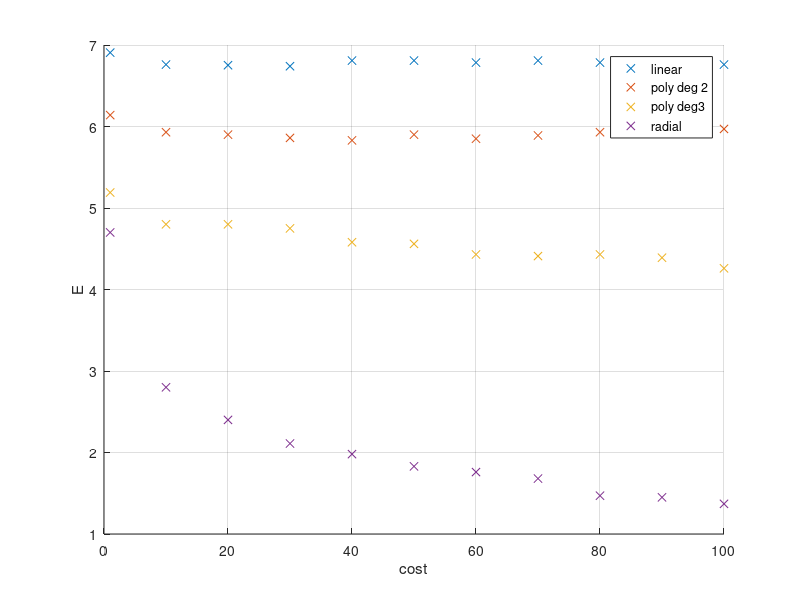
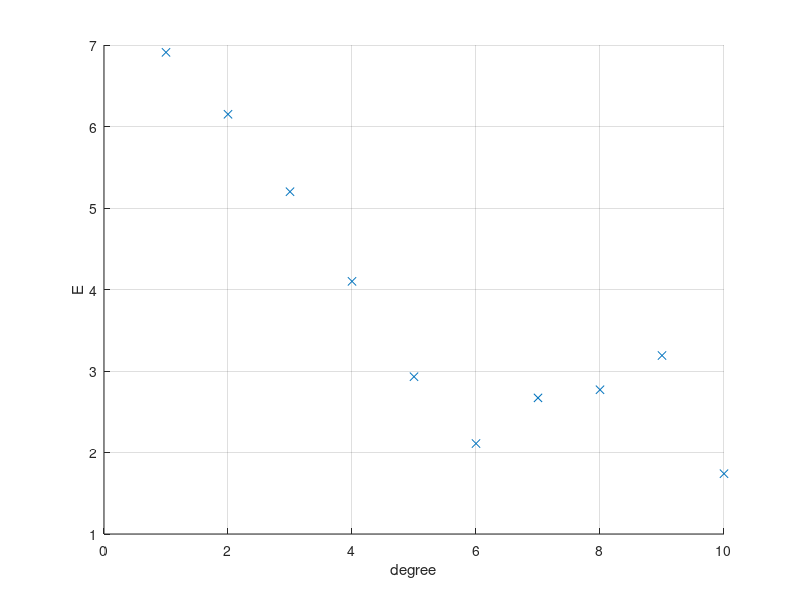
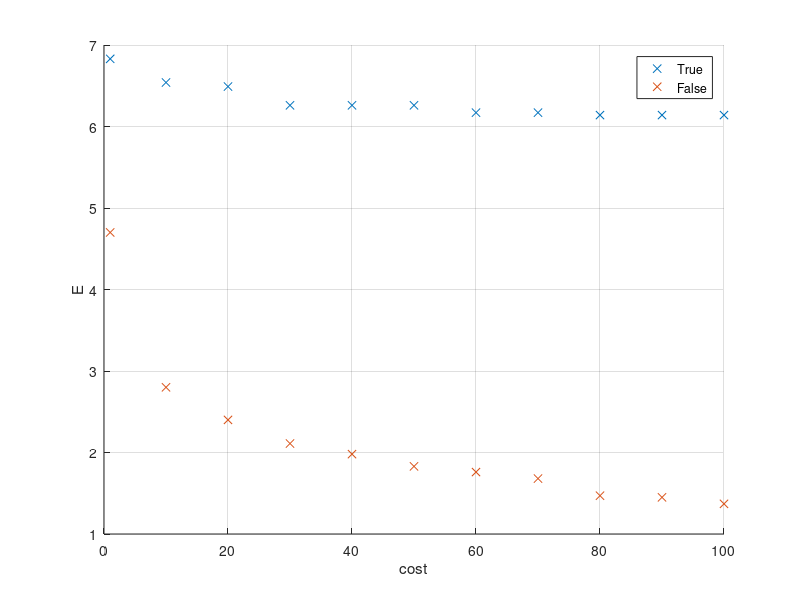

MATLAB code to generate these figures, in order:
% Badanie jąder sieci neuronowych

cost = [1,10,20,30,40,50,60,70,80,90,100];

% jądro liniowe
lin = [6.9067, 6.7597, 6.752, 6.7397, 6.8087, 6.8087, 6.7842, 6.8087, ...
       6.7842, 6.7597, 6.7597];

% jądro wielomianowe stopnia 2
pol2 = [6.14, 5.93, 5.90, 5.86, 5.83, 5.90, 5.85, 5.89, 5.93, 5.93, 5.97];

% jądro wielomianowe stopnia 3
pol3 = [5.19, 4.80, 4.80, 4.75, 4.58, 4.56, 4.43, 4.41, 4.43, 4.39, 4.26];

%radialne jądro bazowe
rad = [4.70, 2.80, 2.40, 2.11, 1.98, 1.83, 1.76, 1.68, 1.47, 1.45, 1.37];
figure(1)
scatter(cost,lin,Marker="x"); hold on;
scatter(cost,pol2,Marker="x");
scatter(cost,pol3,Marker="x");
scatter(cost,rad,Marker="x");
grid on;
xlabel("cost");
ylabel("E")
legend("linear","poly deg 2", "poly deg3", "radial");
%% badanie stopnia jądra wielomianowego

deg = [1, 2, 3, 4, 5, 6, 7, 8, 9, 10];
kerdeg = [6.91, 6.15, 5.20, 4.10, 2.93, 2.11, 2.67, 2.77, 3.19, 1.74];

figure(2)
scatter(deg,kerdeg,Marker="x");
xlabel("degree");
ylabel("E");
grid on;
%% Badanie normalizacji

Tr = [6.83, 6.54, 6.49, 6.26, 6.26 6.26 6.17, 6.17, 6.14, 6.14, 6.14];
Fl = [4.70, 2.80, 2.40, 2.11, 1.98, 1.83, 1.76, 1.68, 1.47, 1.45, 1.37];

figure(3);
scatter(cost,Tr, Marker="x"); hold on;
scatter(cost,Fl, Marker="x");
xlabel("cost")
ylabel("E")
grid on;
legend("True","False")
